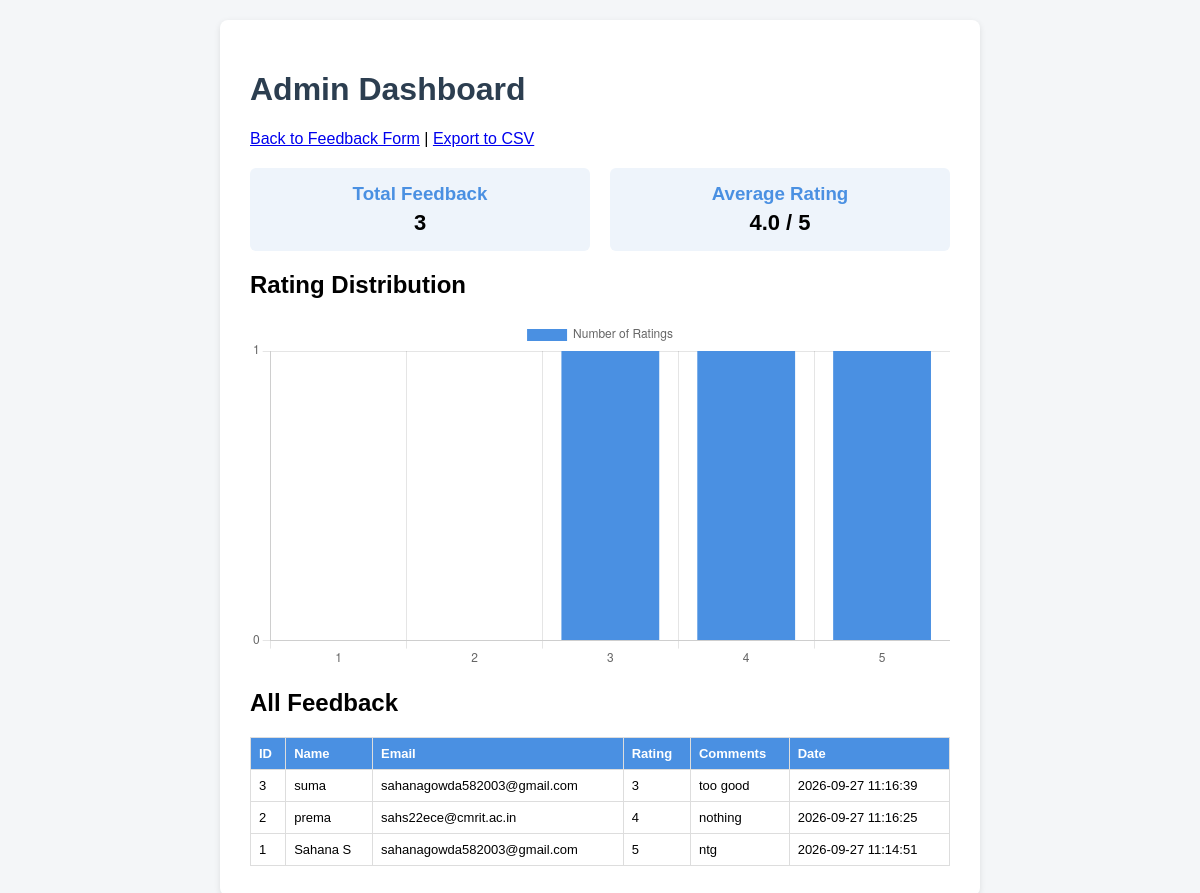
The app's page /admin-dashboard with its own data.
### tables this page shows
CREATE TABLE feedback (
            id INTEGER PRIMARY KEY AUTOINCREMENT,
            name TEXT NOT NULL,
            email TEXT NOT NULL,
            rating INTEGER NOT NULL,
            comments TEXT,
            date_submitted TEXT
        );

### app.py (the view)
@app.route("/admin-dashboard")
def admin_dashboard():
    conn = sqlite3.connect(DATABASE)
    conn.row_factory = sqlite3.Row
    cursor = conn.cursor()
    cursor.execute("SELECT * FROM feedback ORDER BY date_submitted DESC")
    all_feedback = cursor.fetchall()
    total_feedback = len(all_feedback)
    if total_feedback > 0:
        average_rating = sum(row["rating"] for row in all_feedback) / total_feedback
    else:
        average_rating = 0
    rating_counts = {str(i): 0 for i in range(1, 6)}
    for row in all_feedback:
        rating_counts[str(row["rating"])] += 1
    conn.close()
    return render_template(
        "admin.html",
        feedback_list=all_feedback,
        total_feedback=total_feedback,
        average_rating=round(average_rating, 2),
        rating_counts=rating_counts
    )

### templates/admin.html (shortened to what this page needs)
<!DOCTYPE html>
<html lang="en">
<head>
    <link rel="stylesheet" href="{{ url_for('static', filename='css/style.css') }}">
</head>
<body>
    <div class="container">
        <h1>Admin Dashboard</h1>
        <p><a href="/">Back to Feedback Form</a> | <a href="/export-csv">Export to CSV</a></p>
        <div class="stats">
            <div class="stat-box">
                <h3>Total Feedback</h3>
                <p>{{ total_feedback }}</p>
            </div>
            <div class="stat-box">
                <h3>Average Rating</h3>
                <p>{{ average_rating }} / 5</p>
            </div>
        </div>
        <h2>Rating Distribution</h2>
        <canvas id="ratingChart" width="400" height="200"></canvas>
        <h2>All Feedback</h2>
        <table>
            <tr>
                <th>ID</th>
                <th>Name</th>
                <th>Email</th>
                <th>Rating</th>
                <th>Comments</th>
                <th>Date</th>
            </tr>
            {% for row in feedback_list %}
            <tr>
                <td>{{ row["id"] }}</td>
                <td>{{ row["name"] }}</td>
                <td>{{ row["email"] }}</td>
                <td>{{ row["rating"] }}</td>
                <td>{{ row["comments"] }}</td>
                <td>{{ row["date_submitted"] }}</td>
            </tr>
            {% endfor %}
        </table>
    </div>
    <script>
        const ctx = document.getElementById('ratingChart');
        new Chart(ctx, {
            type: 'bar',
            data: {
                labels: ['1', '2', '3', '4', '5'],
                datasets: [{
                    label: 'Number of Ratings',
                    data: [
                        {{ rating_counts["1"] }},
                        {{ rating_counts["2"] }},
                        {{ rating_counts["3"] }},
                        {{ rating_counts["4"] }},
                        {{ rating_counts["5"] }}
                    ],
                    backgroundColor: '#4a90e2'
                }]
            },
            options: {
                scales: { y: { beginAtZero: true, ticks: { stepSize: 1 } } }
            }
        });
    </script>
</body>
</html>

### static/css/style.css (style rules this page uses)
body { font-family: Arial, sans-serif; background-color: #f4f6f8; margin: 0; padding: 20px; }
.container { max-width: 700px; margin: 0 auto; background: white; padding: 30px; border-radius: 8px; box-shadow: 0 2px 6px rgba(0, 0, 0, 0.1); }
h1 { color: #2c3e50; }
.stats { display: flex; gap: 20px; margin: 20px 0; }
.stat-box { flex: 1; background-color: #eef4fb; padding: 15px; text-align: center; border-radius: 6px; }
.stat-box h3 { margin: 0; color: #4a90e2; }
.stat-box p { font-size: 22px; font-weight: bold; margin: 5px 0 0; }
table { width: 100%; border-collapse: collapse; margin-top: 15px; }
table th, table td { border: 1px solid #ddd; padding: 8px; font-size: 13px; text-align: left; }
table th { background-color: #4a90e2; color: white; }

### records on screen
feedback: id "3", name "suma", email "sahanagowda582003@gmail.com", rating "3", comments "too good", date_submitted "2026-09-27 11:16:39"
feedback: id "2", name "prema", email "sahs22ece@cmrit.ac.in", rating "4", comments "nothing", date_submitted "2026-09-27 11:16:25"
feedback: id "1", name "Sahana S", email "sahanagowda582003@gmail.com", rating "5", comments "ntg", date_submitted "2026-09-27 11:14:51"

### other values on screen
{{ total_feedback }} "3"
{{ average_rating }} "4.0"
chart data {{ rating_counts["1"] }} 0
chart data {{ rating_counts["2"] }} 0
chart data {{ rating_counts["3"] }} 1
chart data {{ rating_counts["4"] }} 1
